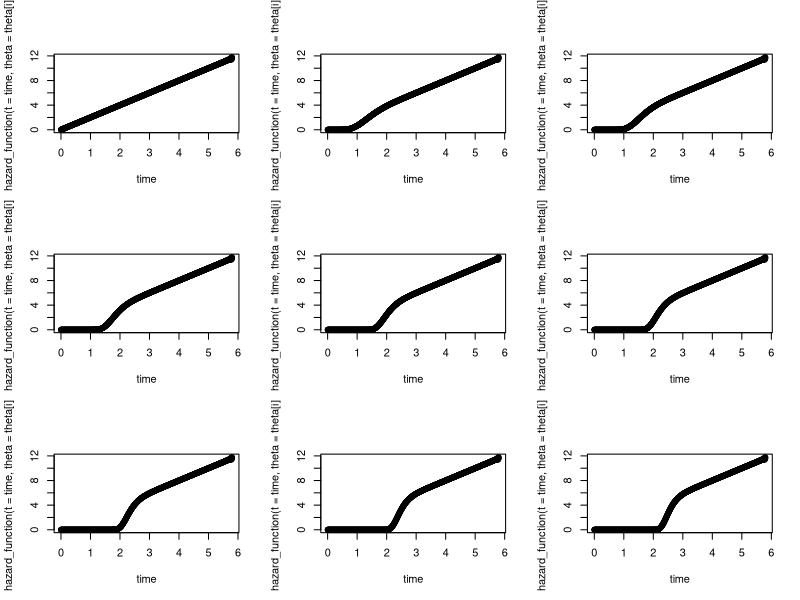

Here is the R script that generated this plot:
#For question 1:
# DEFINE TIME IN SEQUENCE

time <- seq(from=0,to=5.8,by=0.005)
theta <- c(1,5,10,25, 50,100,200,400,600)

hazard_function <- function(t,theta){  
  
  #A <- 2*t*theta*exp(-1*t^2)*(1-exp(-1*t^2))^(theta-1)
  #B <- (1-exp(-1*t^2))^theta
  #hazard <- A/B
  hazard <- (2*t*theta*exp(-1*t^2)*(1-exp(-1*t^2))^(theta-1))/(1-(1-exp(-1*t^2))^theta)
  return(hazard)
}


par(mfrow=c(3,3))

for(i in 1:length(theta)){
  plot(x=time,y=hazard_function(t=time,theta=theta[i]))
}

